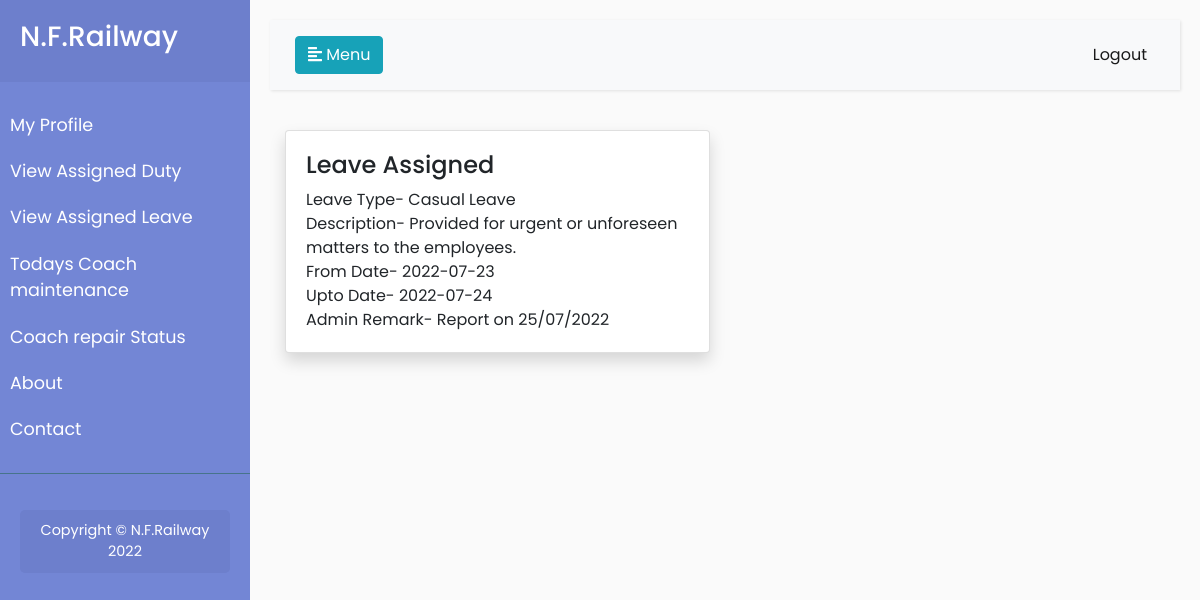
/employee/view_leave.php (signed in), run on the app's committed database.
### tables this page shows
CREATE TABLE IF NOT EXISTS `leaves` (
  `id` int(100) NOT NULL AUTO_INCREMENT,
  `todate` varchar(100) NOT NULL,
  `fromdate` varchar(100) NOT NULL,
  `adminremark` varchar(100) NOT NULL,
  `empid` varchar(100) NOT NULL,
  `leaveid` int(100) NOT NULL,
  `adminid` varchar(100) NOT NULL,
  PRIMARY KEY (`id`),
  KEY `empid` (`empid`),
  KEY `leaveid` (`leaveid`),
  KEY `adminid` (`adminid`)
);

CREATE TABLE IF NOT EXISTS `leavetype` (
  `leaveid` int(100) NOT NULL AUTO_INCREMENT,
  `leavetype` varchar(200) DEFAULT NULL,
  `description` mediumtext,
  `creationdate` timestamp NOT NULL DEFAULT CURRENT_TIMESTAMP,
  PRIMARY KEY (`leaveid`)
);

### employee/view_leave.php (the view, shortened to what this page needs)
<!DOCTYPE html>
<html lang="en">
<head>
<link rel="stylesheet" href="https://stackpath.bootstrapcdn.com/bootstrap/4.5.0/css/bootstrap.min.css">
<link rel="stylesheet" href="https://maxcdn.bootstrapcdn.com/font-awesome/4.7.0/css/font-awesome.min.css">
<link rel="stylesheet" href="css/dash_style.css">
</head>
<body>
<?php include 'sidebar.php' ?>
			<div class="container">
            <div class="row">
                <div class="col-sm-6">
                    <div class="card shadow" style='width: 100%;'>
                        <div class="card-body">
                        <h4>Leave Assigned</h4>
                        <?php
                            $sql = "SELECT * FROM leaves JOIN leavetype WHERE leaves.leaveid=leavetype.leaveid AND empid = '$_SESSION[empid]'";
                            $result = $conn->query($sql);
                            $count = mysqli_num_rows($result);
                            if($count > 0){
                                $row = mysqli_fetch_assoc($result);
                                echo "
                                    Leave Type- $row[leavetype] <br>
                                    Description- $row[description] <br>
                                    From Date- $row[fromdate] <br>
                                    Upto Date- $row[todate]<br>
                                    Admin Remark- $row[adminremark]
                                ";
                            } else {
                                echo "Leave not assigned yet.";
                            }
                        ?>
					</div>
				</div>
			</div>
		</div>
	</div>
</div>
</body>
</html>

### employee/css/dash_style.css (style rules this page uses)
body { color: #566787; background: #f5f5f5; font-family: 'Varela Round', sans-serif; font-size: 13px; }

### employee/style.css (style rules this page uses)
body { font-family: 'Poppins', sans-serif; background: #fafafa; }

### data on the page
leaves: leaveid.leavetype "Casual Leave", leaveid.description "Provided for urgent or unforeseen matters to the employees.", fromdate "2022-07-23", todate "2022-07-24", adminremark "Report on 25/07/2022"
